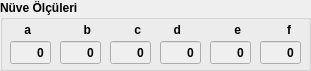
     <widget class="QGroupBox" name="groupBox">
      <property name="geometry">
       <rect>
        <x>1010</x>
        <y>0</y>
        <width>311</width>
        <height>71</height>
       </rect>
      </property>
      <property name="font">
       <font>
        <weight>75</weight>
        <bold>true</bold>
       </font>
      </property>
      <property name="title">
       <string>Nüve Ölçüleri</string>
      </property>
      <widget class="QDoubleSpinBox" name="doubleSpinBox_olcu_a">
       <property name="enabled">
        <bool>false</bool>
       </property>
       <property name="geometry">
        <rect>
         <x>10</x>
         <y>40</y>
         <width>41</width>
         <height>25</height>
        </rect>
       </property>
       <property name="palette">
        <palette>
         <active>
          <colorrole role="Dark">
           <brush brushstyle="SolidPattern">
            <color alpha="255">
             <red>190</red>
             <green>190</green>
             <blue>190</blue>
            </color>
           </brush>
          </colorrole>
          <colorrole role="Text">
           <brush brushstyle="SolidPattern">
            <color alpha="255">
             <red>0</red>
             <green>0</green>
             <blue>0</blue>
            </color>
           </brush>
          </colorrole>
          <colorrole role="PlaceholderText">
           <brush brushstyle="SolidPattern">
            <color alpha="128">
             <red>0</red>
             <green>0</green>
             <blue>0</blue>
            </color>
           </brush>
          </colorrole>
         </active>
         <inactive>
          <colorrole role="Dark">
           <brush brushstyle="SolidPattern">
            <color alpha="255">
             <red>190</red>
             <green>190</green>
             <blue>190</blue>
            </color>
           </brush>
          </colorrole>
          <colorrole role="Text">
           <brush brushstyle="SolidPattern">
            <color alpha="255">
             <red>0</red>
             <green>0</green>
             <blue>0</blue>
            </color>
           </brush>
          </colorrole>
          <colorrole role="PlaceholderText">
           <brush brushstyle="SolidPattern">
            <color alpha="128">
             <red>0</red>
             <green>0</green>
             <blue>0</blue>
            </color>
           </brush>
          </colorrole>
         </inactive>
         <disabled>
          <colorrole role="Dark">
           <brush brushstyle="SolidPattern">
            <color alpha="255">
             <red>190</red>
             <green>190</green>
             <blue>190</blue>
            </color>
           </brush>
          </colorrole>
          <colorrole role="Text">
           <brush brushstyle="SolidPattern">
            <color alpha="255">
             <red>0</red>
             <green>0</green>
             <blue>0</blue>
            </color>
           </brush>
          </colorrole>
          <colorrole role="PlaceholderText">
           <brush brushstyle="SolidPattern">
            <color alpha="128">
             <red>0</red>
             <green>0</green>
             <blue>0</blue>
            </color>
           </brush>
          </colorrole>
         </disabled>
        </palette>
       </property>
       <property name="font">
        <font>
         <weight>75</weight>
         <bold>true</bold>
        </font>
       </property>
       <property name="layoutDirection">
        <enum>Qt::LeftToRight</enum>
       </property>
       <property name="autoFillBackground">
        <bool>false</bool>
       </property>
       <property name="alignment">
        <set>Qt::AlignRight|Qt::AlignTrailing|Qt::AlignVCenter</set>
       </property>
       <property name="buttonSymbols">
        <enum>QAbstractSpinBox::NoButtons</enum>
       </property>
       <property name="decimals">
        <number>0</number>
       </property>
       <property name="maximum">
        <double>999.000000000000000</double>
       </property>
      </widget>
      <widget class="QLabel" name="label_137">
       <property name="geometry">
        <rect>
         <x>10</x>
         <y>20</y>
         <width>21</width>
         <height>20</height>
        </rect>
       </property>
       <property name="text">
        <string>a</string>
       </property>
       <property name="alignment">
        <set>Qt::AlignRight|Qt::AlignTrailing|Qt::AlignVCenter</set>
       </property>
      </widget>
      <widget class="QDoubleSpinBox" name="doubleSpinBox_olcu_b">
       <property name="enabled">
        <bool>false</bool>
       </property>
       <property name="geometry">
        <rect>
         <x>60</x>
         <y>40</y>
         <width>41</width>
         <height>25</height>
        </rect>
       </property>
       <property name="palette">
        <palette>
         <active>
          <colorrole role="Dark">
           <brush brushstyle="SolidPattern">
            <color alpha="255">
             <red>190</red>
             <green>190</green>
             <blue>190</blue>
            </color>
           </brush>
          </colorrole>
          <colorrole role="Text">
           <brush brushstyle="SolidPattern">
            <color alpha="255">
             <red>0</red>
             <green>0</green>
             <blue>0</blue>
            </color>
           </brush>
          </colorrole>
          <colorrole role="PlaceholderText">
           <brush brushstyle="SolidPattern">
            <color alpha="128">
             <red>0</red>
             <green>0</green>
             <blue>0</blue>
            </color>
           </brush>
          </colorrole>
         </active>
         <inactive>
          <colorrole role="Dark">
           <brush brushstyle="SolidPattern">
            <color alpha="255">
             <red>190</red>
             <green>190</green>
             <blue>190</blue>
            </color>
           </brush>
          </colorrole>
          <colorrole role="Text">
           <brush brushstyle="SolidPattern">
            <color alpha="255">
             <red>0</red>
             <green>0</green>
             <blue>0</blue>
            </color>
           </brush>
          </colorrole>
          <colorrole role="PlaceholderText">
           <brush brushstyle="SolidPattern">
            <color alpha="128">
             <red>0</red>
             <green>0</green>
             <blue>0</blue>
            </color>
           </brush>
          </colorrole>
         </inactive>
         <disabled>
          <colorrole role="Dark">
           <brush brushstyle="SolidPattern">
            <color alpha="255">
             <red>190</red>
             <green>190</green>
             <blue>190</blue>
            </color>
           </brush>
          </colorrole>
          <colorrole role="Text">
           <brush brushstyle="SolidPattern">
            <color alpha="255">
             <red>0</red>
             <green>0</green>
             <blue>0</blue>
            </color>
           </brush>
          </colorrole>
          <colorrole role="PlaceholderText">
           <brush brushstyle="SolidPattern">
            <color alpha="128">
             <red>0</red>
             <green>0</green>
             <blue>0</blue>
            </color>
           </brush>
          </colorrole>
         </disabled>
        </palette>
       </property>
       <property name="font">
        <font>
         <weight>75</weight>
         <bold>true</bold>
        </font>
       </property>
       <property name="layoutDirection">
        <enum>Qt::LeftToRight</enum>
       </property>
       <property name="autoFillBackground">
        <bool>false</bool>
       </property>
       <property name="alignment">
        <set>Qt::AlignRight|Qt::AlignTrailing|Qt::AlignVCenter</set>
       </property>
       <property name="buttonSymbols">
        <enum>QAbstractSpinBox::NoButtons</enum>
       </property>
       <property name="decimals">
        <number>0</number>
       </property>
       <property name="maximum">
        <double>999.000000000000000</double>
       </property>
      </widget>
      <widget class="QLabel" name="label_139">
       <property name="geometry">
        <rect>
         <x>70</x>
         <y>20</y>
         <width>21</width>
         <height>20</height>
        </rect>
       </property>
       <property name="text">
        <string>b</string>
       </property>
       <property name="alignment">
        <set>Qt::AlignRight|Qt::AlignTrailing|Qt::AlignVCenter</set>
       </property>
      </widget>
      <widget class="QDoubleSpinBox" name="doubleSpinBox_olcu_c">
       <property name="enabled">
        <bool>false</bool>
       </property>
       <property name="geometry">
        <rect>
         <x>110</x>
         <y>40</y>
         <width>41</width>
         <height>25</height>
        </rect>
       </property>
       <property name="palette">
        <palette>
         <active>
          <colorrole role="Dark">
           <brush brushstyle="SolidPattern">
            <color alpha="255">
             <red>190</red>
             <green>190</green>
             <blue>190</blue>
            </color>
           </brush>
          </colorrole>
          <colorrole role="Text">
           <brush brushstyle="SolidPattern">
            <color alpha="255">
             <red>0</red>
             <green>0</green>
             <blue>0</blue>
            </color>
           </brush>
          </colorrole>
          <colorrole role="PlaceholderText">
           <brush brushstyle="SolidPattern">
            <color alpha="128">
             <red>0</red>
             <green>0</green>
             <blue>0</blue>
            </color>
           </brush>
          </colorrole>
         </active>
         <inactive>
          <colorrole role="Dark">
           <brush brushstyle="SolidPattern">
            <color alpha="255">
             <red>190</red>
             <green>190</green>
             <blue>190</blue>
            </color>
           </brush>
          </colorrole>
          <colorrole role="Text">
           <brush brushstyle="SolidPattern">
            <color alpha="255">
             <red>0</red>
             <green>0</green>
             <blue>0</blue>
            </color>
           </brush>
          </colorrole>
          <colorrole role="PlaceholderText">
           <brush brushstyle="SolidPattern">
            <color alpha="128">
             <red>0</red>
             <green>0</green>
             <blue>0</blue>
            </color>
           </brush>
          </colorrole>
         </inactive>
         <disabled>
          <colorrole role="Dark">
           <brush brushstyle="SolidPattern">
            <color alpha="255">
             <red>190</red>
             <green>190</green>
             <blue>190</blue>
            </color>
           </brush>
          </colorrole>
          <colorrole role="Text">
           <brush brushstyle="SolidPattern">
            <color alpha="255">
             <red>0</red>
             <green>0</green>
             <blue>0</blue>
            </color>
           </brush>
          </colorrole>
          <colorrole role="PlaceholderText">
           <brush brushstyle="SolidPattern">
            <color alpha="128">
             <red>0</red>
             <green>0</green>
             <blue>0</blue>
            </color>
           </brush>
          </colorrole>
         </disabled>
        </palette>
       </property>
       <property name="font">
        <font>
         <weight>75</weight>
         <bold>true</bold>
        </font>
       </property>
       <property name="layoutDirection">
        <enum>Qt::LeftToRight</enum>
       </property>
       <property name="autoFillBackground">
        <bool>false</bool>
       </property>
       <property name="alignment">
        <set>Qt::AlignRight|Qt::AlignTrailing|Qt::AlignVCenter</set>
       </property>
       <property name="buttonSymbols">
        <enum>QAbstractSpinBox::NoButtons</enum>
       </property>
       <property name="decimals">
        <number>0</number>
       </property>
       <property name="maximum">
        <double>999.000000000000000</double>
       </property>
      </widget>
      <widget class="QLabel" name="label_140">
       <property name="geometry">
        <rect>
         <x>120</x>
         <y>20</y>
         <width>21</width>
         <height>20</height>
        </rect>
       </property>
       <property name="text">
        <string>c</string>
       </property>
       <property name="alignment">
        <set>Qt::AlignRight|Qt::AlignTrailing|Qt::AlignVCenter</set>
       </property>
      </widget>
      <widget class="QLabel" name="label_141">
       <property name="geometry">
        <rect>
         <x>270</x>
         <y>20</y>
         <width>21</width>
         <height>20</height>
        </rect>
       </property>
       <property name="text">
        <string>f</string>
       </property>
       <property name="alignment">
        <set>Qt::AlignRight|Qt::AlignTrailing|Qt::AlignVCenter</set>
       </property>
      </widget>
      <widget class="QDoubleSpinBox" name="doubleSpinBox_olcu_e">
       <property name="enabled">
        <bool>false</bool>
       </property>
       <property name="geometry">
        <rect>
         <x>210</x>
         <y>40</y>
         <width>41</width>
         <height>25</height>
        </rect>
       </property>
       <property name="palette">
        <palette>
         <active>
          <colorrole role="Dark">
           <brush brushstyle="SolidPattern">
            <color alpha="255">
             <red>190</red>
             <green>190</green>
             <blue>190</blue>
            </color>
           </brush>
          </colorrole>
          <colorrole role="Text">
           <brush brushstyle="SolidPattern">
            <color alpha="255">
             <red>0</red>
             <green>0</green>
             <blue>0</blue>
            </color>
           </brush>
          </colorrole>
          <colorrole role="PlaceholderText">
           <brush brushstyle="SolidPattern">
            <color alpha="128">
             <red>0</red>
             <green>0</green>
             <blue>0</blue>
            </color>
           </brush>
          </colorrole>
         </active>
         <inactive>
          <colorrole role="Dark">
           <brush brushstyle="SolidPattern">
            <color alpha="255">
             <red>190</red>
             <green>190</green>
             <blue>190</blue>
            </color>
           </brush>
          </colorrole>
          <colorrole role="Text">
           <brush brushstyle="SolidPattern">
            <color alpha="255">
             <red>0</red>
             <green>0</green>
             <blue>0</blue>
            </color>
           </brush>
          </colorrole>
          <colorrole role="PlaceholderText">
           <brush brushstyle="SolidPattern">
            <color alpha="128">
             <red>0</red>
             <green>0</green>
             <blue>0</blue>
            </color>
           </brush>
          </colorrole>
         </inactive>
         <disabled>
          <colorrole role="Dark">
           <brush brushstyle="SolidPattern">
            <color alpha="255">
             <red>190</red>
             <green>190</green>
             <blue>190</blue>
            </color>
           </brush>
          </colorrole>
          <colorrole role="Text">
           <brush brushstyle="SolidPattern">
            <color alpha="255">
             <red>0</red>
             <green>0</green>
             <blue>0</blue>
            </color>
           </brush>
          </colorrole>
          <colorrole role="PlaceholderText">
           <brush brushstyle="SolidPattern">
            <color alpha="128">
             <red>0</red>
             <green>0</green>
             <blue>0</blue>
            </color>
           </brush>
          </colorrole>
         </disabled>
        </palette>
       </property>
       <property name="font">
        <font>
         <weight>75</weight>
         <bold>true</bold>
        </font>
       </property>
       <property name="layoutDirection">
        <enum>Qt::LeftToRight</enum>
       </property>
       <property name="autoFillBackground">
        <bool>false</bool>
       </property>
       <property name="alignment">
        <set>Qt::AlignRight|Qt::AlignTrailing|Qt::AlignVCenter</set>
       </property>
       <property name="buttonSymbols">
        <enum>QAbstractSpinBox::NoButtons</enum>
       </property>
       <property name="decimals">
        <number>0</number>
       </property>
       <property name="maximum">
        <double>999.000000000000000</double>
       </property>
      </widget>
      <widget class="QLabel" name="label_142">
       <property name="geometry">
        <rect>
         <x>220</x>
         <y>20</y>
         <width>21</width>
         <height>20</height>
        </rect>
       </property>
       <property name="text">
        <string>e</string>
       </property>
       <property name="alignment">
        <set>Qt::AlignRight|Qt::AlignTrailing|Qt::AlignVCenter</set>
       </property>
      </widget>
      <widget class="QDoubleSpinBox" name="doubleSpinBox_olcu_d">
       <property name="enabled">
        <bool>false</bool>
       </property>
       <property name="geometry">
        <rect>
         <x>160</x>
         <y>40</y>
         <width>41</width>
         <height>25</height>
        </rect>
       </property>
       <property name="palette">
        <palette>
         <active>
          <colorrole role="Dark">
           <brush brushstyle="SolidPattern">
            <color alpha="255">
             <red>190</red>
             <green>190</green>
             <blue>190</blue>
            </color>
           </brush>
          </colorrole>
          <colorrole role="Text">
           <brush brushstyle="SolidPattern">
            <color alpha="255">
             <red>0</red>
             <green>0</green>
             <blue>0</blue>
            </color>
           </brush>
          </colorrole>
          <colorrole role="PlaceholderText">
           <brush brushstyle="SolidPattern">
            <color alpha="128">
             <red>0</red>
             <green>0</green>
             <blue>0</blue>
            </color>
           </brush>
          </colorrole>
         </active>
         <inactive>
          <colorrole role="Dark">
           <brush brushstyle="SolidPattern">
            <color alpha="255">
             <red>190</red>
             <green>190</green>
             <blue>190</blue>
            </color>
           </brush>
          </colorrole>
          <colorrole role="Text">
           <brush brushstyle="SolidPattern">
            <color alpha="255">
             <red>0</red>
             <green>0</green>
             <blue>0</blue>
            </color>
           </brush>
          </colorrole>
          <colorrole role="PlaceholderText">
           <brush brushstyle="SolidPattern">
            <color alpha="128">
             <red>0</red>
             <green>0</green>
             <blue>0</blue>
            </color>
           </brush>
          </colorrole>
         </inactive>
         <disabled>
          <colorrole role="Dark">
           <brush brushstyle="SolidPattern">
            <color alpha="255">
             <red>190</red>
             <green>190</green>
             <blue>190</blue>
            </color>
           </brush>
          </colorrole>
          <colorrole role="Text">
           <brush brushstyle="SolidPattern">
            <color alpha="255">
             <red>0</red>
             <green>0</green>
             <blue>0</blue>
            </color>
           </brush>
          </colorrole>
          <colorrole role="PlaceholderText">
           <brush brushstyle="SolidPattern">
            <color alpha="128">
             <red>0</red>
             <green>0</green>
             <blue>0</blue>
            </color>
           </brush>
          </colorrole>
         </disabled>
        </palette>
       </property>
       <property name="font">
        <font>
         <weight>75</weight>
         <bold>true</bold>
        </font>
       </property>
       <property name="layoutDirection">
        <enum>Qt::LeftToRight</enum>
       </property>
       <property name="autoFillBackground">
        <bool>false</bool>
       </property>
       <property name="alignment">
        <set>Qt::AlignRight|Qt::AlignTrailing|Qt::AlignVCenter</set>
       </property>
       <property name="buttonSymbols">
        <enum>QAbstractSpinBox::NoButtons</enum>
       </property>
       <property name="decimals">
        <number>0</number>
       </property>
       <property name="maximum">
        <double>999.000000000000000</double>
       </property>
      </widget>
      <widget class="QLabel" name="label_143">
       <property name="geometry">
        <rect>
         <x>160</x>
         <y>20</y>
         <width>21</width>
         <height>20</height>
        </rect>
       </property>
       <property name="text">
        <string>d</string>
       </property>
       <property name="alignment">
        <set>Qt::AlignRight|Qt::AlignTrailing|Qt::AlignVCenter</set>
       </property>
      </widget>
      <widget class="QDoubleSpinBox" name="doubleSpinBox_olcu_f">
       <property name="enabled">
        <bool>false</bool>
       </property>
       <property name="geometry">
        <rect>
         <x>260</x>
         <y>40</y>
         <width>41</width>
         <height>25</height>
        </rect>
       </property>
       <property name="palette">
        <palette>
         <active>
          <colorrole role="Dark">
           <brush brushstyle="SolidPattern">
            <color alpha="255">
             <red>190</red>
             <green>190</green>
             <blue>190</blue>
            </color>
           </brush>
          </colorrole>
          <colorrole role="Text">
           <brush brushstyle="SolidPattern">
            <color alpha="255">
             <red>0</red>
             <green>0</green>
             <blue>0</blue>
            </color>
           </brush>
          </colorrole>
          <colorrole role="PlaceholderText">
           <brush brushstyle="SolidPattern">
            <color alpha="128">
             <red>0</red>
             <green>0</green>
             <blue>0</blue>
            </color>
           </brush>
          </colorrole>
         </active>
         <inactive>
          <colorrole role="Dark">
           <brush brushstyle="SolidPattern">
            <color alpha="255">
             <red>190</red>
             <green>190</green>
             <blue>190</blue>
            </color>
           </brush>
          </colorrole>
          <colorrole role="Text">
           <brush brushstyle="SolidPattern">
            <color alpha="255">
             <red>0</red>
             <green>0</green>
             <blue>0</blue>
            </color>
           </brush>
          </colorrole>
          <colorrole role="PlaceholderText">
           <brush brushstyle="SolidPattern">
            <color alpha="128">
             <red>0</red>
             <green>0</green>
             <blue>0</blue>
            </color>
           </brush>
          </colorrole>
         </inactive>
         <disabled>
          <colorrole role="Dark">
           <brush brushstyle="SolidPattern">
            <color alpha="255">
             <red>190</red>
             <green>190</green>
             <blue>190</blue>
            </color>
           </brush>
          </colorrole>
          <colorrole role="Text">
           <brush brushstyle="SolidPattern">
            <color alpha="255">
             <red>0</red>
             <green>0</green>
             <blue>0</blue>
            </color>
           </brush>
          </colorrole>
          <colorrole role="PlaceholderText">
           <brush brushstyle="SolidPattern">
            <color alpha="128">
             <red>0</red>
             <green>0</green>
             <blue>0</blue>
            </color>
           </brush>
          </colorrole>
         </disabled>
        </palette>
       </property>
       <property name="font">
        <font>
         <weight>75</weight>
         <bold>true</bold>
        </font>
       </property>
       <property name="layoutDirection">
        <enum>Qt::LeftToRight</enum>
       </property>
       <property name="autoFillBackground">
        <bool>false</bool>
       </property>
       <property name="alignment">
        <set>Qt::AlignRight|Qt::AlignTrailing|Qt::AlignVCenter</set>
       </property>
       <property name="buttonSymbols">
        <enum>QAbstractSpinBox::NoButtons</enum>
       </property>
       <property name="decimals">
        <number>0</number>
       </property>
       <property name="maximum">
        <double>999.000000000000000</double>
       </property>
      </widget>
     </widget>
